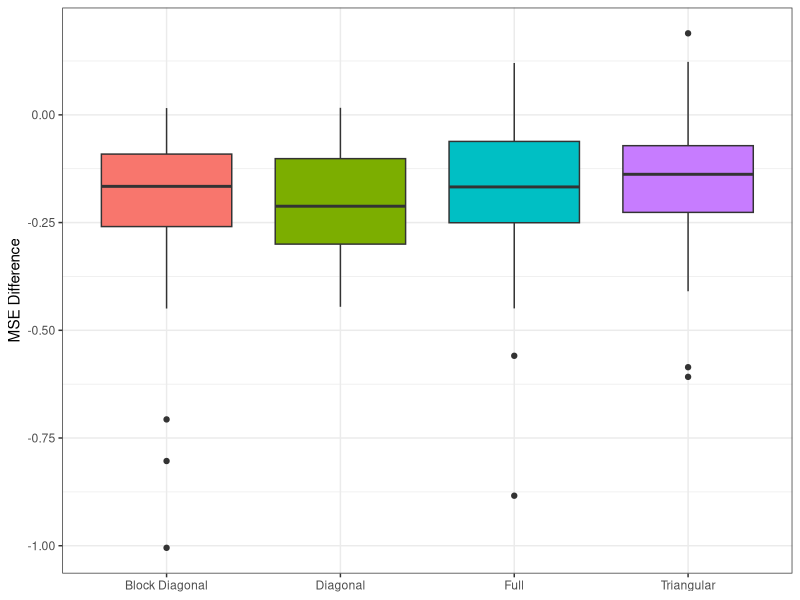

R code for this plot:

require(tidyverse)

dMSE = read.csv("dMSE.csv",header=F)


dMSE = t(dMSE)

colnames(dMSE) = c("Triangular", "Full", "Block Diagonal", "Diagonal")


dMSE = pivot_longer(as.data.frame(dMSE),c(1,2,3,4),names_to = "model")


p <- ggplot(dMSE, aes(x=model, y=value, fill=model)) + 
  geom_boxplot() + ylab("MSE Difference") + xlab("") + guides(fill="none")  +
  theme_bw() + theme(axis.title.x=element_blank()) #+ facet_wrap(scale ~ parameter,scales="free_y", nrow=3)
ggsave(
  "MSEdiff.pdf",
  plot = p,
  device = "pdf", width = 6, height=3
)
